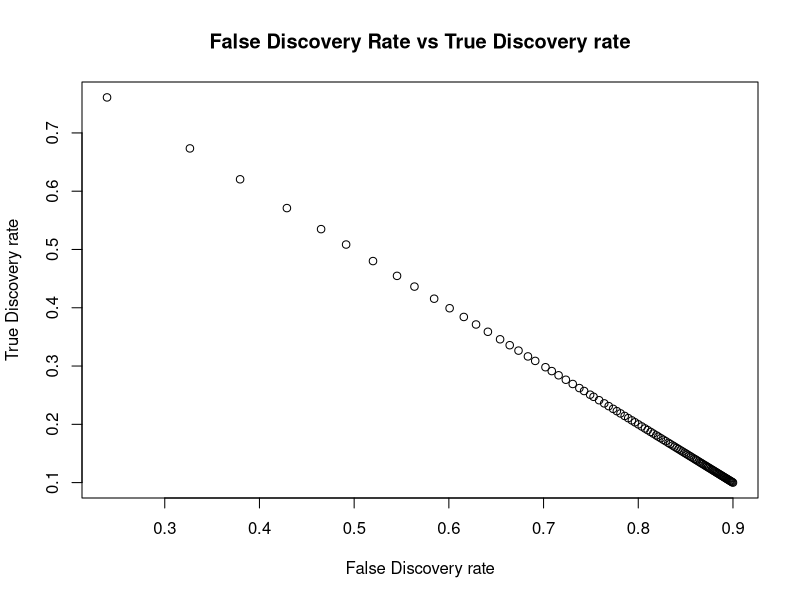
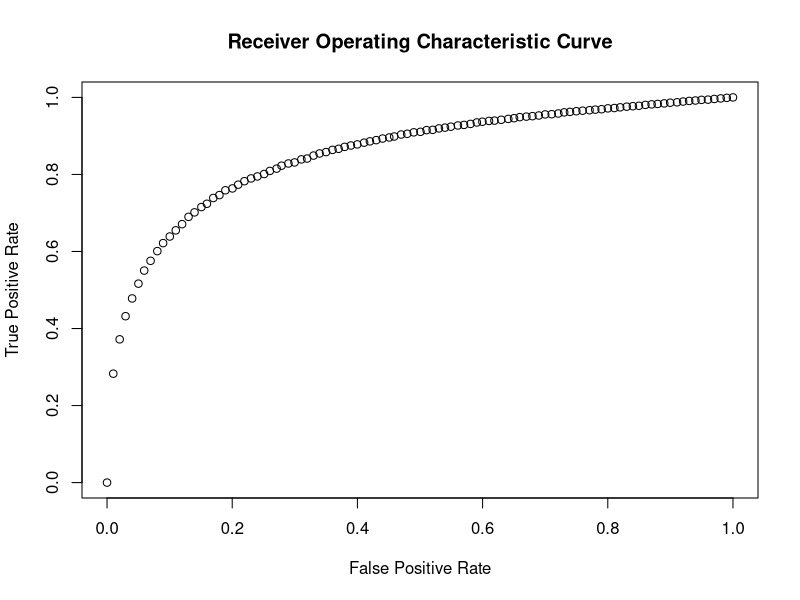
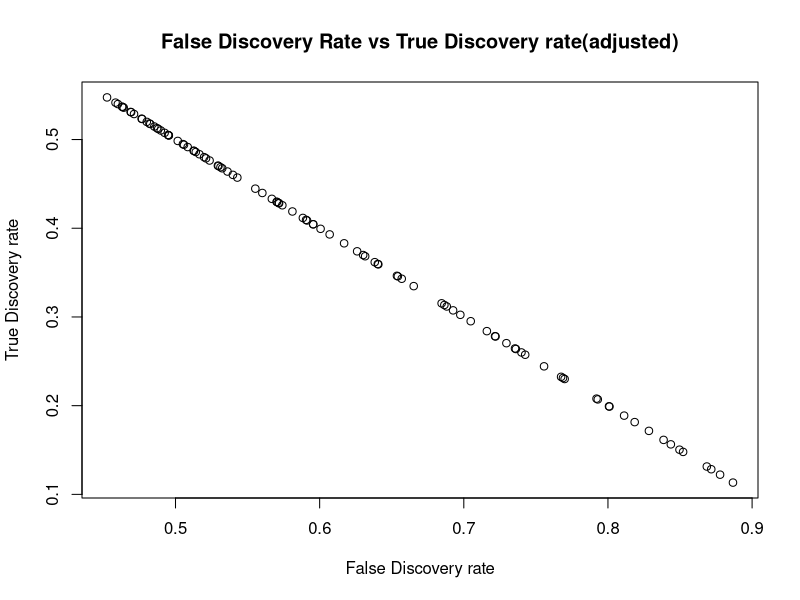
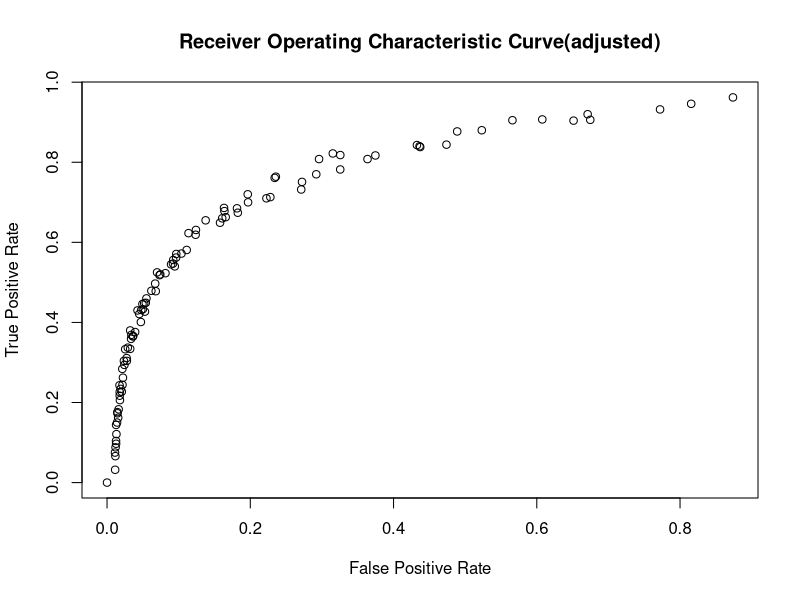

Write R code to recreate these figures, in order.
## ---- chunk 1

xbar = rep(0, 1000)
N = 100 # number of non-zero means
mu = 2 #non 0 mean
xbar[1:N] = mu



alpha = seq(from=0,to=1,by=.01)
FDmlist= c()
TDmlist = c()
FPmlist= c()
TPmlist = c()
for ( j in 1:length(alpha)){
  FDlist = c()
TDlist = c()
  FPlist = c()
TPlist = c()

 for (i in 1:1000){
  z = rnorm(1000, xbar, 1)#1,000 z scores
p = 2*pnorm(-abs(z)) #  p values
discovery = p < alpha[j]
TD = sum (discovery)
TTD =sum(p[1:N]<alpha[j])
FDR = (TD-TTD)/TD
TDR = TTD/TD
FPR = (TD-TTD)/(1000-N)
TPR = TTD/ N
FDlist[i]= FDR
TDlist[i]=TDR
FPlist[i]= FPR
TPlist[i]=TPR
 }

FDmlist[j]= mean(FDlist)
TDmlist[j]=mean(TDlist)
FPmlist[j]= mean(FPlist)
TPmlist[j]=mean(TPlist)
}

plot(FDmlist,TDmlist, main="False Discovery Rate vs True Discovery rate",
  xlab="False Discovery rate", ylab="True Discovery rate")
plot(FPmlist,TPmlist, main="Receiver Operating Characteristic Curve",
  xlab="False Positive Rate", ylab="True Positive Rate")

BH = function (p, q){
  psort = c()
  ppos = sort.list(p)
  
for (i in 1:length(p)){
  psort[i] = p[ppos[i]]
}
  
  
 crit = c( )
 for (k in 1:length(p)){
   crit[k]= ((k*q)/length(p))
 }
sig = c()
 for(j in 1:length(p)){
   if (psort[j]< crit[j]){
     sig[j] = 1
   }else{
     sig[j]= 0
   }
 }
return(sig)

}


Pad = function(p){
  psort = c()
  ppos = sort.list(p)
  
for (i in 1:length(p)){
  psort[i] = p[ppos[i]]
}
  adj = c()
  for (k in 1:length(psort)){
    ko = 0
    ki = 0
    kio = c()
    ko = psort[k] *(length(psort)/k)
    if (k<length(psort)){
      ki = psort[k+1] *(length(psort)/(k+1))
    }
    kio = c(ko,ki)
    adj[k]= min(kio)
  }
  Padj = c()
  for (j in 1:length(p)){
    Padj[ppos[j]] = adj[j]
  }
  return(Padj)
}


xbar = rep(0, 100)
N = 10 # number of non-zero means
mu = 2 #non 0 mean
xbar[1:N] = mu



alpha = seq(from=0,to=1,by=.01)
FDmlist= c()
TDmlist = c()
FPmlist= c()
TPmlist = c()
for ( j in 1:length(alpha)){
  FDlist = c()
TDlist = c()
  FPlist = c()
TPlist = c()

 for (i in 1:100){
  z = rnorm(100, xbar, 1)#1,000 z scores
p = 2*pnorm(-abs(z)) #  p values
p = Pad(p)
discovery = p < alpha[j]
TD = sum (discovery)
TTD =sum(p[1:N]<alpha[j])
FDR = (TD-TTD)/TD
TDR = TTD/TD
FPR = (TD-TTD)/(100-N)
TPR = TTD/ N
FDlist[i]= FDR
TDlist[i]=TDR
FPlist[i]= FPR
TPlist[i]=TPR
 }

FDmlist[j]= mean(FDlist)
TDmlist[j]=mean(TDlist)
FPmlist[j]= mean(FPlist)
TPmlist[j]=mean(TPlist)
}

plot(FDmlist,TDmlist, main="False Discovery Rate vs True Discovery rate(adjusted)",
  xlab="False Discovery rate", ylab="True Discovery rate")
plot(FPmlist,TPmlist, main="Receiver Operating Characteristic Curve(adjusted)",
  xlab="False Positive Rate", ylab="True Positive Rate")


